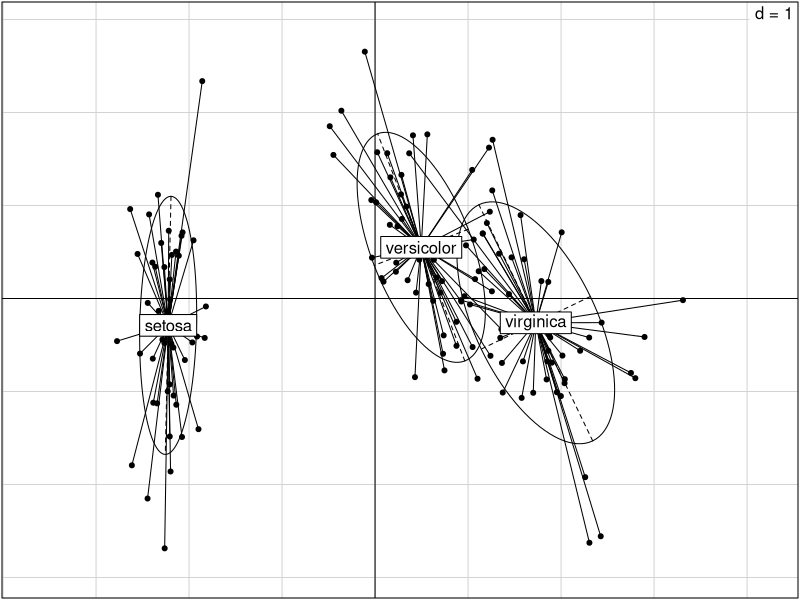

R code for this plot: (Note: this script raises an error after producing the figure.)
## ---- chunk 1
library(data.table)
library(tidyverse)
library(ade4)       # dudi.pca, s.class
## ---- chunk 2
get_data <- function(data = iris, slice_n = NULL) {
  if (!is.null(slice_n)) {
    return(data[slice_n, ])
  } else {
    return(data)
  }
}


calculate_anova_model <- function(data_ = iris) {
  r <- aov(lm(data_[, 1] ~ ., data = data_[-1]))
  return(summary(r))
}


calculate_PCA_model <- function(data_) {
  pca_res <- data_ %>%
    as.data.table() %>%
    copy() %>% 
    .[, scale(.SD), .SDcols = is.numeric] %>% 
    princomp()
  return(pca_res)
}

plot_pairs <- \(data_, file_name = "pairs_plot") {
  pdf(paste0("02.Outputs/", file_name, ".pdf"))
  data_ %>% pairs()
  dev.off()
  return(invisible(NULL))
}

pca_plot_lesser_dim <- function(data_, factor_var, file_name = "PCA_less_dim") {
  pca_res <- data_ %>%
    as.data.table() %>%
    copy() %>% 
    .[, scale(.SD), .SDcols = is.numeric] %>% 
    ade4::dudi.pca(scannf=FALSE)
  
  pdf(paste0("02.Outputs/", file_name, ".pdf"))
  ade4::s.class(pca_res$li, data_[, factor_var])
  dev.off()
  
  return(invisible(NULL))
}
## ---- chunk 3
pca_summary <- \(pca_res) pca_res %>% summary()
pca_loadings <- \(pca_res) pca_res %>% loadings()

plot_to_pdf <- function(pca_res, file_name = "my_plot") {
  pdf(paste0("02.Outputs/", file_name, ".pdf"))
  pca_res %>% plot()
  dev.off()
  return(invisible(NULL))
}
## ---- chunk 4
get_data() %>%
  pca_plot_lesser_dim("Species")

get_data() %>% 
  calculate_PCA_model() %>% 
  pca_plot()
